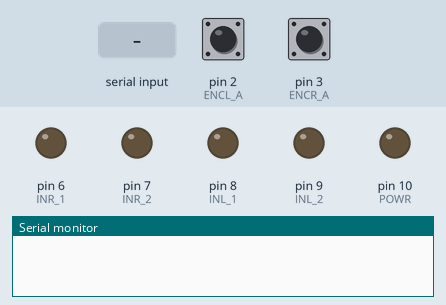
Simulated run of this program. Board: Arduino Uno, built with avr-gcc and run on an emulated ATmega328P. Shown: output pins drawn as LEDs (lit = HIGH), the last lines printed to the serial monitor. The inputs (shaded band) are chosen by the test bench; at power-on: pin 2 (ENCL_A) HIGH, pin 3 (ENCR_A) HIGH.

Above: at 1.2 s.
1.3 s: "1:90#" received over the second serial link
At 2.4 s:
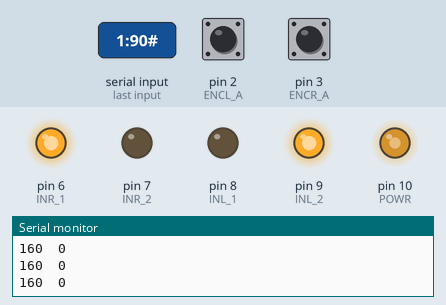
Timing chart, 0 to 4.3 s (numbered marks = the images above; inputs shaded):
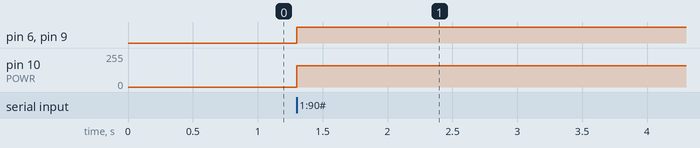

Measured:
- after the input at 1.3 s, pin 6 (INR_1), pin 9 (INL_2): LOW → HIGH at once; pin 10 (POWR): 0/255 → 160/255 at once

The program:

main.cpp
```cpp
#include <Arduino.h>
#include "ble.h"
#include "encoder.h"
#include "motor.h"
#include "control.h"

constexpr int SERIAL_BR = 9600;

__attribute__((unused)) void setup() {
    Serial.begin(SERIAL_BR);

    ble::init();

    enc::init();

    mtr::init();
}

__attribute__((unused)) void loop() {
    if (ble::recv()) {
        float dist = 0.0f;
        float degr = 0.0f;
        bool const res = ble::read(&dist, &degr);
        if (res && ctr::ready()) {
            ctr::process(dist, degr);
        }
    }
    ctr::loop(true);
}
```

ble.h
```cpp
//
// Created by Minh Nguyen on 11/30/2022.
//

#ifndef PID_BLE_H
#define PID_BLE_H

#include <Arduino.h>

namespace ble {
    void init();

    bool recv();

    /**
     * Parses the incoming polar coordinates. The expected form is "d:a#" where d is the distance and a is the
     * angle, both in float.
     * @param distance - out parameter for the parsed distance value.
     * @param degree - out parameter for the parsed degree value.
     * @return a boolean indicates if the reading is success (i.e. the values of distance and degree are valid).
     */
    bool read(float *distance, float *degree);
}

#endif //PID_BLE_H
```

control.h
```cpp
//
// Created by Minh Nguyen on 12/1/2022.
//

#ifndef PID_CONTROL_H
#define PID_CONTROL_H

namespace ctr {
    bool ready();

    /**
     * Control the car motion to reach the point at (distance, degree) in polar coordinate. The relative origin is at
     * the center of the car.
     * @param distance - distance in meter.
     * @param degree - angle in degree [0; 360].
     */
    void process(float distance, float degree);

    void loop(bool debug = false);
}

#endif //PID_CONTROL_H
```

encoder.h
```cpp
//
// Created by Minh Nguyen on 11/29/2022.
//

#ifndef PID_ENCODER_H
#define PID_ENCODER_H

#include "wheel.h"

namespace enc {
    /**
     * Initializes encoder pinouts.
     */
    void init();

    /**
     * Resets the states of the encoders.
     */
    void reset();

    /**
     * Returns the current position value of the encoder.
     * @param encoder - the Encoder to be queried.
     */
    int getPos(Wheel);
}

#endif //PID_ENCODER_H
```

motor.h
```cpp
//
// Created by Minh Nguyen on 11/30/2022.
//

#ifndef PID_MOTOR_H
#define PID_MOTOR_H

#include "wheel.h"

namespace mtr {
    void init();

    void turn(Wheel wheel, Direction dir);

    void power(int val);
}

#endif //PID_MOTOR_H
```

pid.h
```cpp
//
// Created by Minh Nguyen on 11/30/2022.
//

#ifndef PID_PID_H
#define PID_PID_H

#include "wheel.h"

namespace pid {
    constexpr auto MIN_ERROR = 4;

    constexpr auto MAX_TORQUE = 32767;

    bool ready();

    void start(int target, bool inverse = false);

    void loop(bool debug = false);
}

#endif //PID_PID_H
```

wheel.h
```cpp
//
// Created by Minh Nguyen on 11/30/2022.
//

#ifndef PID_WHEEL_H
#define PID_WHEEL_H

enum class Wheel {
    LEFT,
    RIGHT
};

enum class Direction {
    FORWARD,
    BACKWARD,
    STATIC
};

#endif //PID_WHEEL_H
```

ble.cpp
```cpp
//
// Created by Minh Nguyen on 11/30/2022.
//

#include <SoftwareSerial.h>
#include "config.h"
#include "ble.h"

SoftwareSerial bleSerial(BLE_TX, BLE_RX);

void ble::init() {
    bleSerial.begin(BLE_BR);
}

bool ble::recv() {
    return bleSerial.available();
}

bool ble::read(float *distance, float *degree) {
    String data = bleSerial.readStringUntil('#');
    int sep = data.indexOf(':');
    if (sep < 0) {
        return false;
    }
    String d = data.substring(0, sep);
    float distValue = d.toFloat();
    if (distValue <= 0) {
        return false;
    }
    String a = data.substring(sep + 1);
    float degValue = a.toFloat();
    *distance = distValue;
    *degree = degValue;
    return true;
}
```

control.cpp
```cpp
//
// Created by Minh Nguyen on 12/1/2022.
//

#include "control.h"
#include "pid.h"
#include <Arduino.h>

// environmental constants
constexpr float WHEEL_DIAMETER = 0.07f;   // in m
constexpr float AXLE_RADIUS = 0.08f;   // in m
constexpr int TARGET_PER_CYCLE = 280;     // turn the wheel full round with this target

enum class Stage {
    ROTATING,
    ADVANCING,
    IDLE,
};

// state machine
static Stage stage_ = Stage::IDLE;
static float radian_ = 0.0f;
static float distance_ = 0.0f;

// variables

// private methods
void rotate();

void advance();

bool validDistance(float d);

bool ctr::ready() {
    return stage_ == Stage::IDLE;
}

void ctr::loop(const bool debug) {
    switch (stage_) {
        case Stage::ROTATING:
            pid::loop(debug);
            if (pid::ready()) {
                radian_ = 0.0f;
                advance();
            }
            break;
        case Stage::ADVANCING:
            pid::loop(debug);
            if (pid::ready()) {
                distance_ = 0.0f;
                stage_ = Stage::IDLE;
            }
            break;
        case Stage::IDLE:
            break;
    }
}

void ctr::process(const float distance, const float degree) {
    if (validDistance(distance)) {
        const float raw = degree / 180;                     // convert to radian
        const int ratio = static_cast<int>(degree) / 360;   // normalize radian to prevent multiple rotations
        const double radian = (raw > 0) ? (raw - 2 * ratio) * PI : (raw + 2 * ratio) * PI;
        distance_ = distance;
        // scale radian back to [-Pi; Pi]
        if (radian > PI) {
            radian_ = static_cast<float>(radian - 2 * PI);
        } else if (radian < -PI) {
            radian_ = static_cast<float>(radian + 2 * PI);
        } else {
            radian_ = static_cast<float>(radian);
        }
        rotate();
    }
}

bool validDistance(const float d) {
    // distance should be larger than the minimum torque over which the motor cannot turn the wheel
    static const float minDist = (pid::MIN_ERROR * WHEEL_DIAMETER * PI) / TARGET_PER_CYCLE;
    // also it should not exceed the maximum allowed distance that results in overflown torque value
    static const float maxDist = (pid::MAX_TORQUE * WHEEL_DIAMETER * PI) / TARGET_PER_CYCLE;
    return d > minDist && d < maxDist;
}

// expect radian to be from -Pi to Pi
void rotate() {
    const float arc = AXLE_RADIUS * radian_;
    const double target = (arc / (WHEEL_DIAMETER * PI)) * TARGET_PER_CYCLE;
    pid::start(static_cast<int>(target), true);
    stage_ = Stage::ROTATING;
}

void advance() {
    const double target = (distance_ / (WHEEL_DIAMETER * PI)) * TARGET_PER_CYCLE;
    pid::start(static_cast<int>(target));
    stage_ = Stage::ADVANCING;
}
```

encoder.cpp
```cpp
//
// Created by Minh Nguyen on 11/29/2022.
//

#include <Arduino.h>
#include "config.h"
#include "encoder.h"
#include <util/atomic.h>

static volatile int posLft;
static volatile int posRgt;

void irpLft();

void irpRgt();

void enc::init() {
    pinMode(ENCL_A, INPUT);
    pinMode(ENCL_B, INPUT);
    pinMode(ENCR_A, INPUT);
    pinMode(ENCR_B, INPUT);

    attachInterrupt(digitalPinToInterrupt(ENCL_A), irpLft, RISING);
    attachInterrupt(digitalPinToInterrupt(ENCR_A), irpRgt, RISING);

    reset();
}

void enc::reset() {
    posLft = 0;
    posRgt = 0;
}

void irpLft() {
    const int b = digitalRead(ENCL_B);
    if (b > 0) {
        ++posLft;
    } else {
        --posLft;
    }
}

void irpRgt() {
    const int b = digitalRead(ENCR_B);
    if (b > 0) {
        --posRgt;
    } else {
        ++posRgt;
    }
}

int enc::getPos(const Wheel wheel) {
    int pos;
    switch (wheel) {
        case Wheel::LEFT:
            // Read the position in an atomic block to avoid a potential
            // misread if the interrupt coincides with this code running
            ATOMIC_BLOCK(ATOMIC_RESTORESTATE) {
                pos = posLft;
            }
            return pos;
        case Wheel::RIGHT:
            ATOMIC_BLOCK(ATOMIC_RESTORESTATE) {
                pos = posRgt;
            }
            return pos;
    }
}
```

motor.cpp
```cpp
//
// Created by Minh Nguyen on 11/30/2022.
//

#include "motor.h"
#include "config.h"
#include <Arduino.h>

void mtr::init() {
    pinMode(POWR, OUTPUT);
    pinMode(INL_1, OUTPUT);
    pinMode(INL_2, OUTPUT);
    pinMode(INR_1, OUTPUT);
    pinMode(INR_2, OUTPUT);

    turn(Wheel::LEFT, Direction::STATIC);
    turn(Wheel::RIGHT, Direction::STATIC);
    power(0);
}

void mtr::turn(const Wheel wheel, const Direction dir) {
    uint8_t in1;
    uint8_t in2;
    switch (wheel) {
        case Wheel::LEFT:
            in1 = INL_1;
            in2 = INL_2;
            break;
        case Wheel::RIGHT:
            in1 = INR_1;
            in2 = INR_2;
            break;
    }
    switch (dir) {
        case Direction::FORWARD:
            digitalWrite(in1, HIGH);
            digitalWrite(in2, LOW);
            break;
        case Direction::BACKWARD:
            digitalWrite(in1, LOW);
            digitalWrite(in2, HIGH);
            break;
        case Direction::STATIC:
            digitalWrite(in1, LOW);
            digitalWrite(in2, LOW);
            break;
    }
}

void mtr::power(const int val) {
    analogWrite(POWR, val);
}
```

pid.cpp
```cpp
//
// Created by Minh Nguyen on 11/30/2022.
//

#include <Arduino.h>
#include "pid.h"
#include "encoder.h"
#include "motor.h"

// =========== Principle ===========
// u(t) = kp * e(t) + ki * integral[e(t).dt] + kd * de/dt
// integral[e(t).dt] ~ eIntg + e * deltaT
// de/dt ~ (e - ePrev) deltaT
// ==================================

// PID constants
static constexpr auto kp = 1.0f;
static constexpr auto ki = 0.0f;
static constexpr auto kd = 0.025f;    // prevent overshoot

// keep track of pid variables between calculating iterations
static long prevT_ = 0l;    // for computing delta T
static float ePrev_ = 0.0f;  // for computing delta error
static float eIntg_ = 0.0f;  // estimates integral of error

// states
enum class State {
    IDLE,
    WORKING,
};
static State state_ = State::IDLE;
static int target_ = 0;
static bool inverse_ = false;

void reset() {
    prevT_ = 0l;
    ePrev_ = 0.0f;
    eIntg_ = 0.0f;
    target_ = 0;
    inverse_ = false;
    state_ = State::IDLE;
}

int avgPos() {
    return enc::getPos(Wheel::RIGHT);
}

bool pid::ready() {
    return state_ == State::IDLE;
}

void pid::start(const int target, const bool inverse) {
    if (target != avgPos()) {
        target_ = target;
        inverse_ = inverse;
        state_ = State::WORKING;
    }
}

void pid::loop(const bool debug) {
    if (state_ == State::WORKING) {
        // delta T
        const long currT = static_cast<long>(micros());
        const auto deltaT = static_cast<float>((static_cast<float>(currT - prevT_)) / 1.0e6);
        prevT_ = currT;

        // error term (try swapping the sign if the algorithm is not working)
        const int e = target_ - avgPos();

        // derivative
        const float devt = (e - ePrev_) / deltaT;

        // integral
        eIntg_ += e * deltaT;

        // control signal
        const float u = kp * e + ki * eIntg_ + kd * devt;

        // motor power
        auto pwr = static_cast<float>(fabs(static_cast<double>(u)));
        if (pwr > 255) {
            pwr = 255;
        }

        // motor direction
        Direction dirLft;
        Direction dirRgt;
        if (u > 0 && !inverse_) {   // advance
            dirLft = Direction::FORWARD;
            dirRgt = Direction::FORWARD;
        } else if (u > 0) {         // turn left
            dirRgt = Direction::FORWARD;
            dirLft = Direction::BACKWARD;
        } else if (!inverse_) {     // decede
            dirRgt = Direction::BACKWARD;
            dirLft = Direction::BACKWARD;
        } else {                    // turn right
            dirRgt = Direction::BACKWARD;
            dirLft = Direction::FORWARD;
        }

        if (abs(e) <= MIN_ERROR) {
            dirLft = Direction::STATIC;
            dirRgt = Direction::STATIC;
            pwr = 0;
        }

        // signal motor
        mtr::turn(Wheel::RIGHT, dirRgt);
        mtr::turn(Wheel::LEFT, dirLft);
        mtr::power(static_cast<int>(pwr));

        // store previous error
        ePrev_ = e;

        if (debug) {
            Serial.print(target_);
            Serial.print("\t");
            Serial.print(avgPos());
            Serial.println();
        }

        // reset states when reached the target
        if (dirLft == Direction::STATIC) {
            enc::reset();
            reset();
        }
    }
}
```

config.h
```cpp
//
// Created by Minh Nguyen on 11/29/2022.
//

#ifndef PID_CONFIG_H
#define PID_CONFIG_H

#include <stdint-gcc.h>

constexpr uint8_t ENCL_A = 2;   // hardware interrupt
constexpr uint8_t ENCL_B = 4;

constexpr uint8_t ENCR_A = 3;   // hardware interrupt
constexpr uint8_t ENCR_B = 5;

constexpr long BLE_BR = 9600;
constexpr uint8_t BLE_TX = 13;  // software serial
constexpr uint8_t BLE_RX = 12;  // redundant, but put here for completeness

constexpr uint8_t POWR = 10;    // source of power
constexpr uint8_t INL_1 = 8;
constexpr uint8_t INL_2 = 9;
constexpr uint8_t INR_1 = 6;
constexpr uint8_t INR_2 = 7;

#endif //PID_CONFIG_H
```
